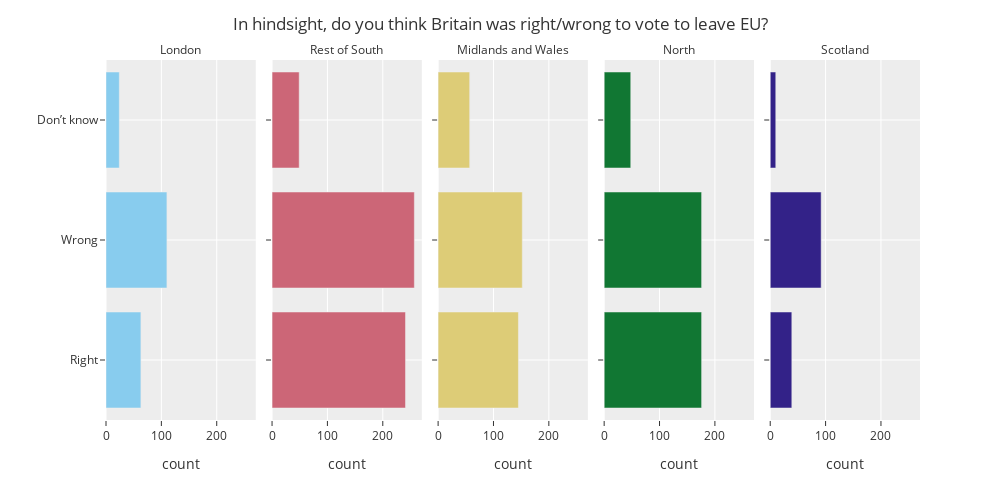

Notebook code cell kept with this figure:
### Code cell
my_categories = ['London','Rest of South','Midlands and Wales','North','Scotland']

fig = px.bar(DF_plot,y='vote',x='count',
             color='location',
             facet_col='location',
            color_discrete_sequence=px.colors.qualitative.Safe)

fig.for_each_annotation(lambda a: a.update(text=a.text.split("=")[1]))

my_categories = ['Dont know','Right','Wrong']
fig.update_layout(yaxis={'categoryorder': 'array', 'categoryarray': my_categories},
                  title='In hindsight, do you think Britain was right/wrong to vote to leave EU?',
                  yaxis_title="",
                  template='ggplot2',
                  autosize=False,
                  width=1000,
                  height=500,
                 showlegend=False)

fig.show()

### Figure 1 — Plotly figure (JSON) as saved in the notebook; plotly's stock layout.template omitted (floating-point values rounded to 4 significant figures)
{"data": [{"hovertemplate": "location=London<br>count=%{x}<br>vote=%{y}<extra></extra>", "legendgroup": "London", "marker": {"color": "rgb(136, 204, 238)", "pattern": {"shape": ""}}, "name": "London", "orientation": "h", "showlegend": true, "textposition": "auto", "type": "bar", "x": [63, 110, 24], "xaxis": "x", "y": ["Right", "Wrong", "Don’t know"], "yaxis": "y"}, {"hovertemplate": "location=Rest of South<br>count=%{x}<br>vote=%{y}<extra></extra>", "legendgroup": "Rest of South", "marker": {"color": "rgb(204, 102, 119)", "pattern": {"shape": ""}}, "name": "Rest of South", "orientation": "h", "showlegend": true, "textposition": "auto", "type": "bar", "x": [241, 257, 49], "xaxis": "x2", "y": ["Right", "Wrong", "Don’t know"], "yaxis": "y2"}, {"hovertemplate": "location=Midlands and Wales<br>count=%{x}<br>vote=%{y}<extra></extra>", "legendgroup": "Midlands and Wales", "marker": {"color": "rgb(221, 204, 119)", "pattern": {"shape": ""}}, "name": "Midlands and Wales", "orientation": "h", "showlegend": true, "textposition": "auto", "type": "bar", "x": [145, 152, 57], "xaxis": "x3", "y": ["Right", "Wrong", "Don’t know"], "yaxis": "y3"}, {"hovertemplate": "location=North<br>count=%{x}<br>vote=%{y}<extra></extra>", "legendgroup": "North", "marker": {"color": "rgb(17, 119, 51)", "pattern": {"shape": ""}}, "name": "North", "orientation": "h", "showlegend": true, "textposition": "auto", "type": "bar", "x": [176, 176, 48], "xaxis": "x4", "y": ["Right", "Wrong", "Don’t know"], "yaxis": "y4"}, {"hovertemplate": "location=Scotland<br>count=%{x}<br>vote=%{y}<extra></extra>", "legendgroup": "Scotland", "marker": {"color": "rgb(51, 34, 136)", "pattern": {"shape": ""}}, "name": "Scotland", "orientation": "h", "showlegend": true, "textposition": "auto", "type": "bar", "x": [39, 92, 10], "xaxis": "x5", "y": ["Right", "Wrong", "Don’t know"], "yaxis": "y5"}], "layout": {"annotations": [{"font": {}, "showarrow": false, "text": "London", "x": 0.092, "xanchor": "center", "xref": "paper", "y": 1, "yanchor": "bottom", "yref": "paper"}, {"font": {}, "showarrow": false, "text": "Rest of South", "x": 0.296, "xanchor": "center", "xref": "paper", "y": 1, "yanchor": "bottom", "yref": "paper"}, {"font": {}, "showarrow": false, "text": "Midlands and Wales", "x": 0.5, "xanchor": "center", "xref": "paper", "y": 1, "yanchor": "bottom", "yref": "paper"}, {"font": {}, "showarrow": false, "text": "North", "x": 0.704, "xanchor": "center", "xref": "paper", "y": 1, "yanchor": "bottom", "yref": "paper"}, {"font": {}, "showarrow": false, "text": "Scotland", "x": 0.908, "xanchor": "center", "xref": "paper", "y": 1, "yanchor": "bottom", "yref": "paper"}], "autosize": false, "barmode": "relative", "height": 500, "legend": {"title": {"text": "location"}, "tracegroupgap": 0}, "margin": {"t": 60}, "showlegend": false, "title": {"text": "In hindsight, do you think Britain was right/wrong to vote to leave EU?"}, "width": 1000, "xaxis": {"anchor": "y", "domain": [0, 0.184], "title": {"text": "count"}}, "xaxis2": {"anchor": "y2", "domain": [0.204, 0.388], "matches": "x", "title": {"text": "count"}}, "xaxis3": {"anchor": "y3", "domain": [0.408, 0.592], "matches": "x", "title": {"text": "count"}}, "xaxis4": {"anchor": "y4", "domain": [0.612, 0.796], "matches": "x", "title": {"text": "count"}}, "xaxis5": {"anchor": "y5", "domain": [0.816, 1], "matches": "x", "title": {"text": "count"}}, "yaxis": {"anchor": "x", "categoryarray": ["Dont know", "Right", "Wrong"], "categoryorder": "array", "domain": [0, 1], "title": {"text": ""}}, "yaxis2": {"anchor": "x2", "domain": [0, 1], "matches": "y", "showticklabels": false}, "yaxis3": {"anchor": "x3", "domain": [0, 1], "matches": "y", "showticklabels": false}, "yaxis4": {"anchor": "x4", "domain": [0, 1], "matches": "y", "showticklabels": false}, "yaxis5": {"anchor": "x5", "domain": [0, 1], "matches": "y", "showticklabels": false}}}
